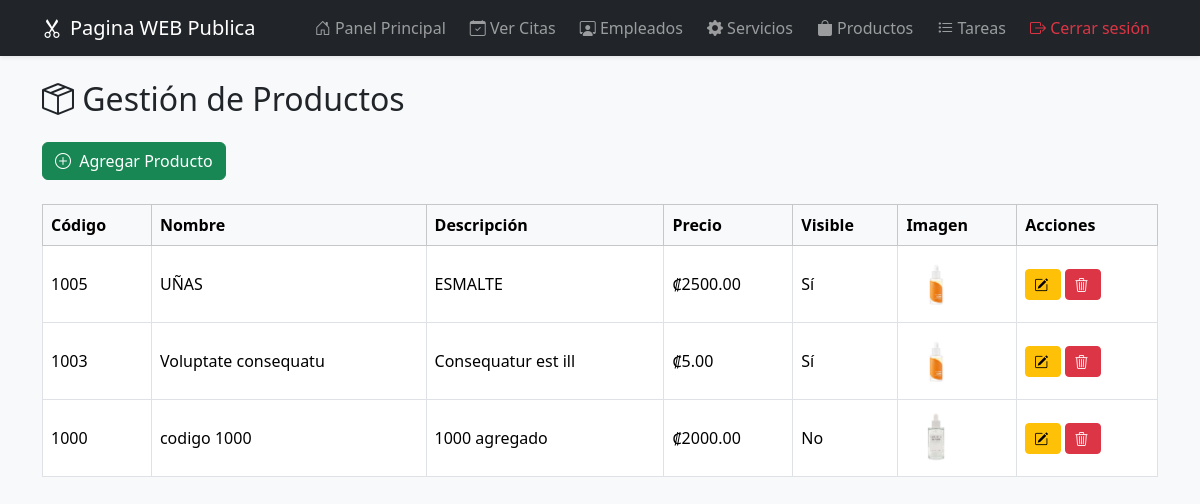
/admin/productos (signed in), run on the app's committed database.
### models.py (models this page shows, shortened)
class Producto(db.Model):
    __tablename__ = 'productos'
    id = db.Column(db.Integer, primary_key=True)
    codigo = db.Column(db.String(50), unique=True, nullable=False)  # código único para cada producto
    nombre = db.Column(db.String(100), nullable=False)
    precio = db.Column(db.Float, nullable=False)
    descripcion = db.Column(db.String(255))
    imagen_url = db.Column(db.String(255))
    visible = db.Column(db.Boolean, default=True)

### main.py (the view, shortened to what this page needs)
@app.route('/admin/productos', methods=['GET', 'POST'])
@login_required
def admin_productos():
    productos = Producto.query.all()
    return render_template('admin/productos_admin.html', productos=productos)

### main.py (called while the page is built)
def login_required(f):
    @wraps(f)
    def decorated(*args, **kwargs):
        if not session.get('logged_in'):
            return redirect(url_for('login'))
        return f(*args, **kwargs)
    return decorated

### templates/admin/productos_admin.html (shortened to what this page needs)
{% extends 'admin/layout.html' %}
{% block content %}
<h2 class="mb-4"><i class="bi bi-box-seam"></i> Gestión de Productos</h2>
<button type="button" class="btn btn-success mb-4" data-bs-toggle="modal" data-bs-target="#modalAgregarProducto">
  <i class="bi bi-plus-circle"></i> Agregar Producto
</button>
<table class="table table-bordered table-hover align-middle">
  <thead class="table-light">
    <tr>
      <th>Código</th>
      <th>Nombre</th>
      <th>Descripción</th>
      <th>Precio</th>
      <th>Visible</th>
      <th>Imagen</th>
      <th>Acciones</th>
    </tr>
  </thead>
  <tbody>
    {% for prod in productos %}
    <tr>
      <td>{{ prod.codigo }}</td>
      <td>{{ prod.nombre }}</td>
      <td>{{ prod.descripcion }}</td>
      <td>₡{{ "%.2f"|format(prod.precio) }}</td>
      <td>{% if prod.visible %}Sí{% else %}No{% endif %}</td>
      <td>
        {% if prod.imagen_url %}
          <img src="{{ url_for('static', filename=prod.imagen_url) }}" width="60" alt="{{ prod.nombre }}">
        {% else %}
          <span class="text-muted">Sin imagen</span>
        {% endif %}
      </td>
      <td>
        <a href="{{ url_for('editar_producto', id=prod.id) }}" class="btn btn-warning btn-sm"><i class="bi bi-pencil-square"></i></a>
        <form action="{{ url_for('eliminar_producto', id=prod.id) }}" method="POST" class="d-inline" onsubmit="return confirm('¿Eliminar producto?');">
          <button class="btn btn-danger btn-sm"><i class="bi bi-trash3"></i></button>
        </form>
      </td>
    </tr>
    {% endfor %}
  </tbody>
</table>
{% endblock %}

### templates/admin/layout.html (style rules this page uses)
body { background-color: #f8f9fa; }
.btn i { margin-right: 4px; }

### data on the page
Producto: codigo "1005", nombre "UÑAS", descripcion "ESMALTE", precio "2500.00", visible "Sí", imagen_url (picture)
Producto: codigo "1003", nombre "Voluptate consequatu", descripcion "Consequatur est ill", precio "5.00", visible "Sí", imagen_url (picture)
Producto: codigo "1000", nombre "codigo 1000", descripcion "1000 agregado", precio "2000.00", visible "No", imagen_url (picture)
